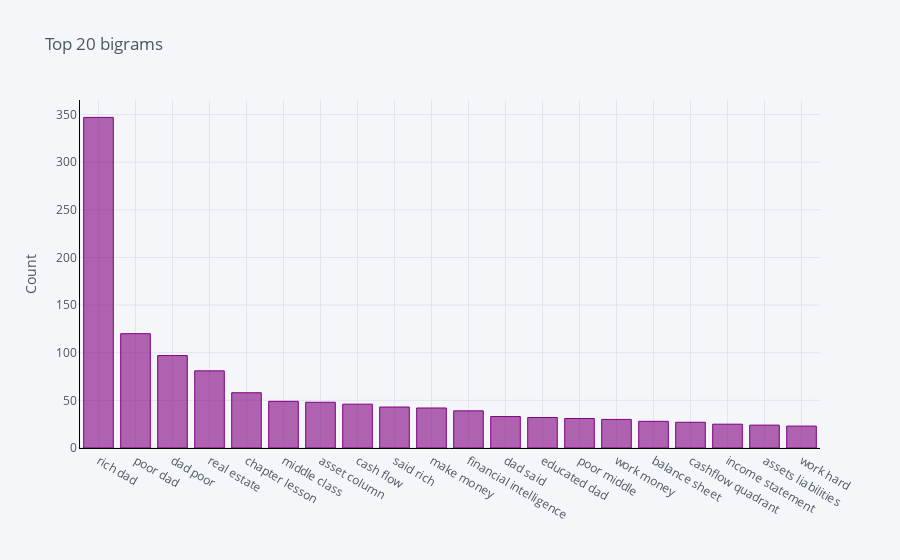

Notebook code for this chart:
### Markdown cell above
#### Inference
1. This plot demonstrates top unigrams or single most frequent words in the book.
2. Since this book is related to finance and financial freedom, this plot lines perfectly with the theme.
3. Words like "dad", "money", "rich" are used very often

### Code cell
common_words_2 = get_top_n_words(sentence_df['Text'],2, 20)
df3 = pd.DataFrame(common_words_2, columns = ['ReviewText' , 'count'])
df3.groupby('ReviewText').sum()['count'].sort_values(ascending=False).iplot(
    kind='bar', yTitle='Count', linecolor='black', title='Top 20 bigrams', colors= 'purple')

### Figure 1 — Plotly figure (JSON) as saved in the notebook; plotly's stock layout.template omitted (floating-point values rounded to 4 significant figures)
{"data": [{"marker": {"color": "rgba(128, 0, 128, 0.6)", "line": {"color": "rgba(128, 0, 128, 1.0)", "width": 1}}, "name": "count", "orientation": "v", "text": "", "type": "bar", "x": ["rich dad", "poor dad", "dad poor", "real estate", "chapter lesson", "middle class", "asset column", "cash flow", "said rich", "make money", "financial intelligence", "dad said", "educated dad", "poor middle", "work money", "balance sheet", "cashflow quadrant", "income statement", "assets liabilities", "work hard"], "y": [347, 120, 97, 81, 58, 49, 48, 46, 43, 42, 39, 33, 32, 31, 30, 28, 27, 25, 24, 23]}], "layout": {"legend": {"bgcolor": "#F5F6F9", "font": {"color": "#4D5663"}}, "paper_bgcolor": "#F5F6F9", "plot_bgcolor": "#F5F6F9", "title": {"font": {"color": "#4D5663"}, "text": "Top 20 bigrams"}, "xaxis": {"gridcolor": "#E1E5ED", "linecolor": "black", "showgrid": true, "tickfont": {"color": "#4D5663"}, "title": {"font": {"color": "#4D5663"}, "text": ""}, "zerolinecolor": "#E1E5ED"}, "yaxis": {"gridcolor": "#E1E5ED", "linecolor": "black", "showgrid": true, "tickfont": {"color": "#4D5663"}, "title": {"font": {"color": "#4D5663"}, "text": "Count"}, "zerolinecolor": "#E1E5ED"}}}
